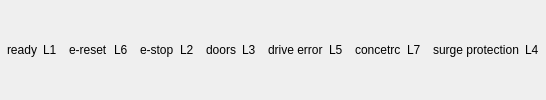
     <widget class="QWidget" name="widget_203" native="true">
      <property name="minimumSize">
       <size>
        <width>50</width>
        <height>30</height>
       </size>
      </property>
      <layout class="QHBoxLayout" name="horizontalLayout_2">
       <property name="leftMargin">
        <number>1</number>
       </property>
       <property name="topMargin">
        <number>1</number>
       </property>
       <property name="rightMargin">
        <number>1</number>
       </property>
       <property name="bottomMargin">
        <number>1</number>
       </property>
       <item>
        <widget class="QWidget" name="widget_11" native="true"/>
       </item>
       <item>
        <widget class="QLabel" name="label_2">
         <property name="text">
          <string>ready</string>
         </property>
        </widget>
       </item>
       <item>
        <widget class="QLabel" name="led_1">
         <property name="maximumSize">
          <size>
           <width>25</width>
           <height>25</height>
          </size>
         </property>
         <property name="text">
          <string>L1</string>
         </property>
        </widget>
       </item>
       <item>
        <widget class="QWidget" name="widget_22" native="true"/>
       </item>
       <item>
        <widget class="QLabel" name="label_13">
         <property name="text">
          <string>e-reset</string>
         </property>
        </widget>
       </item>
       <item>
        <widget class="QLabel" name="led_6">
         <property name="maximumSize">
          <size>
           <width>25</width>
           <height>25</height>
          </size>
         </property>
         <property name="text">
          <string>L6</string>
         </property>
        </widget>
       </item>
       <item>
        <widget class="QWidget" name="widget_12" native="true"/>
       </item>
       <item>
        <widget class="QLabel" name="label_4">
         <property name="text">
          <string>e-stop</string>
         </property>
        </widget>
       </item>
       <item>
        <widget class="QLabel" name="led_2">
         <property name="maximumSize">
          <size>
           <width>25</width>
           <height>25</height>
          </size>
         </property>
         <property name="text">
          <string>L2</string>
         </property>
        </widget>
       </item>
       <item>
        <widget class="QWidget" name="widget_15" native="true"/>
       </item>
       <item>
        <widget class="QLabel" name="label_6">
         <property name="text">
          <string>doors</string>
         </property>
        </widget>
       </item>
       <item>
        <widget class="QLabel" name="led_3">
         <property name="maximumSize">
          <size>
           <width>25</width>
           <height>25</height>
          </size>
         </property>
         <property name="text">
          <string>L3</string>
         </property>
        </widget>
       </item>
       <item>
        <widget class="QWidget" name="widget_17" native="true"/>
       </item>
       <item>
        <widget class="QLabel" name="label_10">
         <property name="text">
          <string>drive error</string>
         </property>
        </widget>
       </item>
       <item>
        <widget class="QLabel" name="led_5">
         <property name="maximumSize">
          <size>
           <width>25</width>
           <height>25</height>
          </size>
         </property>
         <property name="text">
          <string>L5</string>
         </property>
        </widget>
       </item>
       <item>
        <widget class="QWidget" name="widget_21" native="true"/>
       </item>
       <item>
        <widget class="QLabel" name="label_3">
         <property name="text">
          <string>concetrc</string>
         </property>
        </widget>
       </item>
       <item>
        <widget class="QLabel" name="led_7">
         <property name="maximumSize">
          <size>
           <width>25</width>
           <height>25</height>
          </size>
         </property>
         <property name="text">
          <string>L7</string>
         </property>
        </widget>
       </item>
       <item>
        <widget class="QWidget" name="widget_16" native="true"/>
       </item>
       <item>
        <widget class="QLabel" name="label_8">
         <property name="text">
          <string>surge protection</string>
         </property>
        </widget>
       </item>
       <item>
        <widget class="QLabel" name="led_4">
         <property name="maximumSize">
          <size>
           <width>25</width>
           <height>25</height>
          </size>
         </property>
         <property name="text">
          <string>L4</string>
         </property>
        </widget>
       </item>
       <item>
        <widget class="QWidget" name="widget_14" native="true"/>
       </item>
      </layout>
     </widget>
